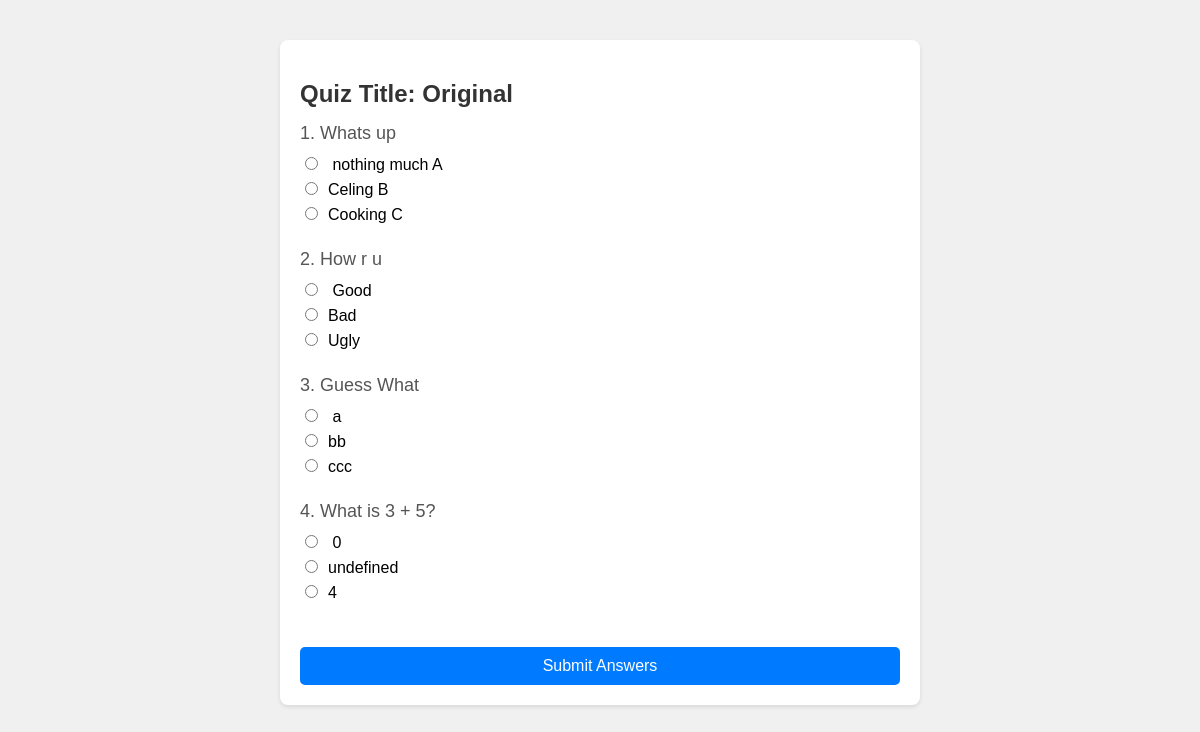
The page /course/8/quiz/4 on the database its author committed.
### website/models.py (models this page shows)
class Quiz(db.Model, UserMixin):
    __tablename__ = 'quizzes'
    id=db.Column(db.Integer, primary_key=True)
    quiz_name = db.Column(db.String(150))
    course_id = db.Column(db.Integer, db.ForeignKey('courses.id'))

class QuizQuestion(db.Model, UserMixin):
    __tablename__ = 'quizQuestions'
    id=db.Column(db.Integer, primary_key=True)
    question = db.Column(db.String(150))
    option1 = db.Column(db.String(150))
    option2 = db.Column(db.String(150))
    option3 = db.Column(db.String(150))
    quiz_id = db.Column(db.Integer, db.ForeignKey('quizzes.id'))

### website/views.py (the view)
@views.route('/course/<int:course_id>/quiz/<int:quiz_id>',methods=['GET'])
def quiz_page(course_id, quiz_id):
    quiz = Quiz.query.filter_by(id=quiz_id, course_id=course_id).first()
    questions = QuizQuestion.query.filter_by(quiz_id=quiz_id).all()
    return render_template('quiz.html', course_id=course_id, questions=questions, quiz=quiz)

### website/templates/quiz.html (shortened to what this page needs)
  <!DOCTYPE html>
<html lang="en">
<head>
  <link rel="stylesheet" href="../static/css/quiz.css">
</head>
<body>
  <div class="quiz-container">
    <form class="quiz-form" method="POST" action="/create-submission">
      <h2>Quiz Title: {{ quiz.quiz_name }}</h2>
      {% for question in questions %}
      <div class="question">
        <p class="question-text">{{ loop.index }}. {{ question.question }}</p>
        <div class="options">
          <label class="option">
            <input type="radio" name="{{ question.id }}" value="{{ question.option1 }}"> {{ question.option1 }}
          </label>
          <label class="option">
            <input type="radio" name="{{ question.id }}" value="{{ question.option2 }}">{{ question.option2 }}
          </label>
          <label class="option" >
            <input type="radio" name="{{ question.id }}" value="{{ question.option3 }}">{{ question.option3 }}
          </label>
        </div>
      </div>
      {% endfor %}
      <button type="submit" class="submit-quiz">Submit Answers</button>
    </form>
  </div>
</body>
</html>

### website/static/css/quiz.css (style rules this page uses)
body { font-family: Arial, sans-serif; background-color: #f0f0f0; padding: 20px; margin: 0; }
.quiz-container { background-color: #ffffff; border-radius: 8px; box-shadow: 0 2px 4px rgba(0, 0, 0, 0.1); max-width: 600px; margin: 20px auto; padding: 20px; }
.quiz-form { display: flex; flex-direction: column; }
.quiz-form h2 { color: #333; font-size: 24px; margin-bottom: 15px; }
.question { margin-bottom: 20px; }
.question-text { font-size: 18px; margin: 0 0 10px 0; color: #555; }
.options { display: flex; flex-direction: column; }
.option { margin-bottom: 5px; }
.option input[type="radio"] { margin-right: 10px; }
.submit-quiz { background-color: #007bff; color: #ffffff; border: none; padding: 10px 15px; font-size: 16px; border-radius: 5px; cursor: pointer; margin-top: 20px; }

### rows shown on the page
Quiz: quiz_name "Original"
QuizQuestion: question "Whats up", option1 "nothing much A", option2 "Celing B", option3 "Cooking C"
QuizQuestion: question "How r u", option1 "Good", option2 "Bad", option3 "Ugly"
QuizQuestion: question "Guess What", option1 "a", option2 "bb", option3 "ccc"
QuizQuestion: question "What is 3 + 5?", option1 "0", option2 "undefined", option3 "4"
